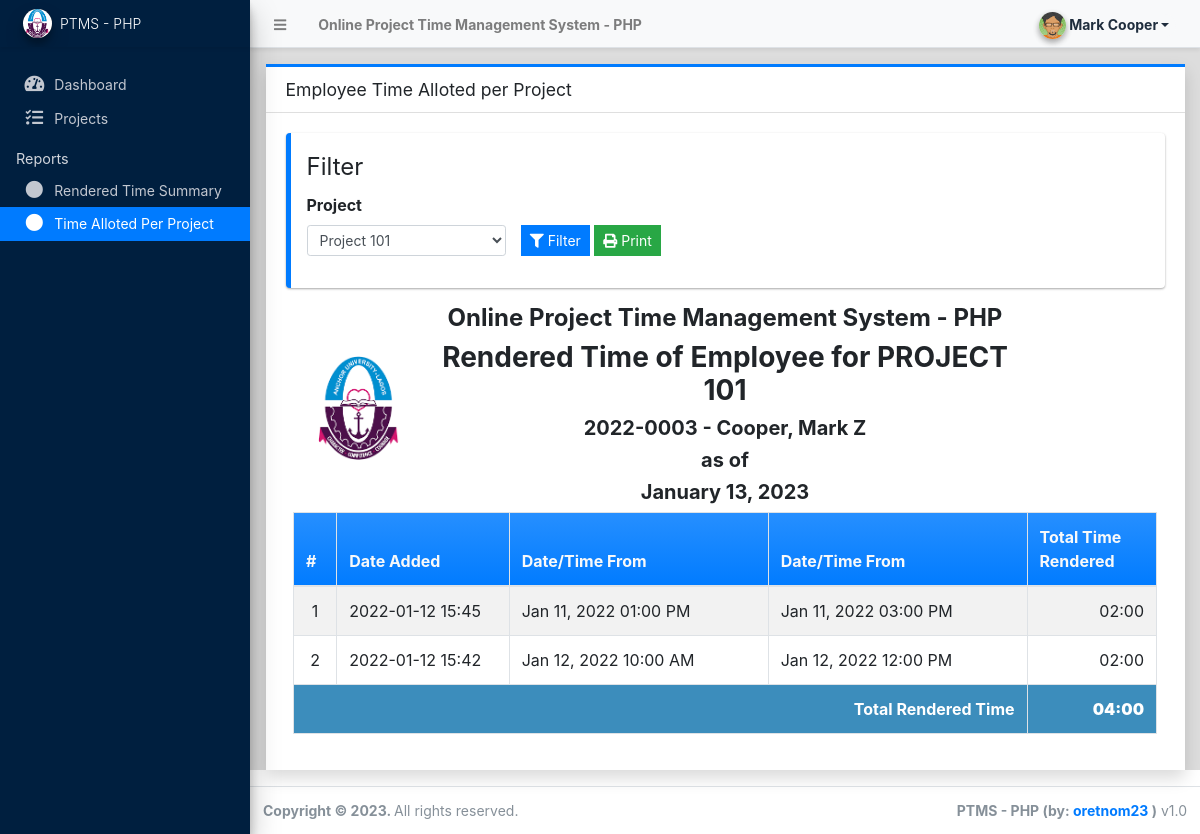
The app's page /?page=reports/date_wise (signed in) with its own data.
### tables this page shows
CREATE TABLE `project_list` (
  `id` int(30) NOT NULL,
  `name` text NOT NULL,
  `description` text NOT NULL,
  `status` tinyint(1) NOT NULL DEFAULT 0 COMMENT '0= New, 1= In-Progress, 2= Closed',
  `delete_flag` tinyint(1) NOT NULL DEFAULT 0,
  `date_created` datetime NOT NULL DEFAULT current_timestamp(),
  `date_updated` datetime DEFAULT NULL ON UPDATE current_timestamp()
);

CREATE TABLE `report_list` (
  `id` int(30) NOT NULL,
  `project_id` int(30) NOT NULL,
  `employee_id` int(30) NOT NULL,
  `work_type_id` int(30) NOT NULL,
  `description` text NOT NULL,
  `datetime_from` datetime NOT NULL,
  `datetime_to` datetime NOT NULL,
  `duration` float NOT NULL DEFAULT 0,
  `date_created` datetime NOT NULL DEFAULT current_timestamp(),
  `date_updated` datetime DEFAULT NULL ON UPDATE current_timestamp()
);

### classes/DBConnection.php (called while the page is built, shortened)
<?php
class DBConnection{
    private $host = DB_SERVER;
    private $username = DB_USERNAME;
    private $password = DB_PASSWORD;
    private $database = DB_NAME;
    public $conn;
    public function __construct(){
        if (!isset($this->conn)) {
            $this->conn = new mysqli($this->host, $this->username, $this->password, $this->database);
        }
    }
}
?>

### classes/SystemSettings.php (called while the page is built, shortened)
<?php
class SystemSettings extends DBConnection{
	function userdata($field = ''){
		if(!empty($field)){
			if(isset($_SESSION['userdata'][$field]))
				return $_SESSION['userdata'][$field];
			else
				return null;
		}else{
			return false;
		}
	}
	function info($field=''){
		if(!empty($field)){
			if(isset($_SESSION['system_info'][$field]))
				return $_SESSION['system_info'][$field];
			else
				return false;
		}else{
			return false;
		}
	}
}
$_settings = new SystemSettings();
?>

### config.php (called while the page is built, shortened)
<?php
require_once('classes/DBConnection.php');
require_once('classes/SystemSettings.php');
function validate_image($file){
	if(!empty($file)){
        $ex = explode('?',$file);
        $file = $ex[0];
        $param =  isset($ex[1]) ? '?'.$ex[1]  : '';
		if(is_file(base_app.$file)){
			return base_url.$file.$param;
		}else{
			return base_url.'dist/img/no-image-available.png';
		}
	}else{
		return base_url.'dist/img/no-image-available.png';
	}
}
?>

### reports/date_wise.php (the view, shortened to what this page needs)
<?php
$proj = "N/A";
$eid = $_settings->userdata('id');
$emp = $_settings->userdata('code')." - ".$_settings->userdata('fullname');
function duration($dur = 0){
    $hours = floor($dur / (60 * 60));
    $min = floor($dur / (60)) - ($hours*60);
    $dur = sprintf("%'.02d",$hours).":".sprintf("%'.02d",$min);
    return $dur;
}
?>
<div class="card card-outline card-primary rounded-0 shadow">
	<div class="card-header">
		<h3 class="card-title">Employee Time Alloted per Project</h3>
	</div>
	<div class="card-body">
		<div class="callout border-primary">
			<fieldset>
				<legend>Filter</legend>
					<form action="" id="filter">
						<div class="row align-items-end">
                            <div class="form-group col-md-3">
								<label for="" class="control-label">Project</label>
                                <select name="pid" id="pid" class="form-control form-control-sm select2">
                                    <?php
                                    $project = $conn->query("SELECT * FROM `project_list` order by name asc");
                                    while($row= $project->fetch_assoc()):
										if(!isset($pid)){
                                            $pid = $row['id'];
                                        }
                                        if($pid == $row['id'])
                                            $proj = strtoupper($row['name']);
                                    ?>
                                    <option value="<?= $row['id'] ?>" <?= isset($pid) && $pid == $row['id'] ? "selected" : "" ?>><?= $row['name'] ?></option>
                                    <?php endwhile; ?>
                                </select>
							</div>
							<div class="form-group col-md-4">
                                <button class="btn btn-primary btn-flat btn-sm"><i class="fa fa-filter"></i> Filter</button>
			                    <button class="btn btn-sm btn-flat btn-success" type="button" id="print"><i class="fa fa-print"></i> Print</button>
							</div>
						</div>
					</form>
			</fieldset>
		</div>
		<div id="outprint">
        <div class="container-fluid">
			<div class="row">
				<div class="col-2 d-flex justify-content-center align-items-center">
					<img src="<?= validate_image($_settings->info('logo')) ?>" class="img-circle" id="sys_logo" alt="System Logo">
				</div>
				<div class="col-8">
					<h4 class="text-center"><b><?= $_settings->info('name') ?></b></h4>
					<h3 class="text-center"><b>Rendered Time of Employee for <?= $proj ?></b></h3>
					<h5 class="text-center"><b><?= $emp ?></b></h5>
					<h5 class="text-center"><b>as of</b></h5>
					<h5 class="text-center"><b><?= date("F d, Y") ?></b></h5>
				</div>
				<div class="col-2"></div>
			</div>
			<table class="table table-bordered table-hover table-striped">
				<colgroup>
					<col width="5%">
					<col width="20%">
					<col width="30%">
					<col width="30%">
					<col width="15%">
				</colgroup>
				<thead>
					<tr class="bg-gradient-primary text-light">
						<th>#</th>
						<th>Date Added</th>
						<th>Date/Time From</th>
						<th>Date/Time From</th>
						<th>Total Time Rendered</th>
					</tr>
				</thead>
				<tbody>
					<?php
						$i = 1;
						$total_dur = 0;
						$qry = $conn->query("SELECT * from `report_list` where employee_id = '{$eid}' and project_id = '{$pid}' order by unix_timestamp(datetime_from) asc, unix_timestamp(datetime_to) asc ");
						while($row = $qry->fetch_assoc()):
							$total_dur += $row['duration'];
					?>
						<tr>
							<td class="text-center"><?php echo $i++; ?></td>
							<td class=""><?php echo date("Y-m-d H:i",strtotime($row['date_created'])) ?></td>
							<td class=""><?= date("M d, Y h:i A",strtotime($row['datetime_from'])) ?></td>
							<td class=""><?= date("M d, Y h:i A",strtotime($row['datetime_to'])) ?></td>
							<td class=""><p class="m-0 truncate-1 text-right"><?php echo duration($row['duration']) ?></p></td>
						</tr>
					<?php endwhile; ?>
				</tbody>
				<tfoot>
					<tr class="bg-lightblue text-light bg-opacity-50">
						<th colspan="4" class="text-right"> Total Rendered Time</th>
						<th class="text-right"><b><?= duration($total_dur) ?></b></th>
					</tr>
				</tfoot>
			</table>
		</div>
		</div>
	</div>
</div>

### reports/date_wise.php (style rules this page uses)
#sys_logo { object-fit:cover; object-position:center center; width: 6.5em; height: 6.5em; }

### records on screen
project_list: name "PROJECT 101"
report_list: date_created "2022-01-12 15:45", datetime_from "Jan 11, 2022 01:00 PM", datetime_to "Jan 11, 2022 03:00 PM", duration "02:00"
report_list: date_created "2022-01-12 15:42", datetime_from "Jan 12, 2022 10:00 AM", datetime_to "Jan 12, 2022 12:00 PM", duration "02:00"

### other values on screen
$_settings->info('name') "Online Project Time Management System - PHP"
$_settings->userdata('firstname').' '.$_settings->userdata('lastname') "Mark Cooper"
$_settings->info('short_name') "PTMS - PHP"
$emp "2022-0003 - Cooper, Mark Z"
duration($total_dur) "04:00"
form field pid "Project 101"
